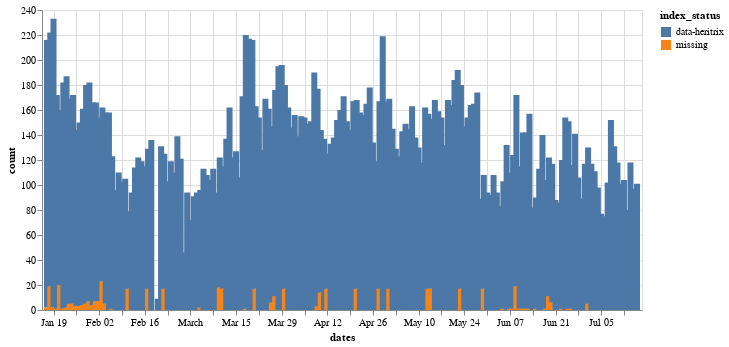

The code cell stored with this chart in its notebook:
### Markdown cell above
Which can be used to build a simple visualisation:

### Code cell
import altair as alt

alt.Chart(df).mark_bar(size=6).encode(
    x='dates:T',
    y='count',
    color='index_status',
    tooltip=[alt.Tooltip('dates:T', format='%A, %e %B %Y'),'index_status', 'count']
).properties(width=600).interactive()

### Figure 1 — Vega-Lite specification as saved in the notebook (floating-point values rounded to 4 significant figures; data arrays with more than 128 entries replaced by an {"elided": "..."} marker saying what was removed)
{"config": {"view": {"continuousWidth": 400, "continuousHeight": 300}}, "data": {"name": "data-077e082fd8d432f9504d6143151e2290"}, "mark": {"type": "bar", "size": 6}, "encoding": {"color": {"type": "nominal", "field": "index_status"}, "tooltip": [{"type": "temporal", "field": "dates", "format": "%A, %e %B %Y"}, {"type": "nominal", "field": "index_status"}, {"type": "quantitative", "field": "count"}], "x": {"type": "temporal", "field": "dates"}, "y": {"type": "quantitative", "field": "count"}}, "selection": {"selector006": {"type": "interval", "bind": "scales", "encodings": ["x", "y"]}}, "width": 600, "$schema": "https://vega.github.io/schema/vega-lite/v4.8.1.json", "datasets": {"data-077e082fd8d432f9504d6143151e2290": {"elided": "238 records"}}}
